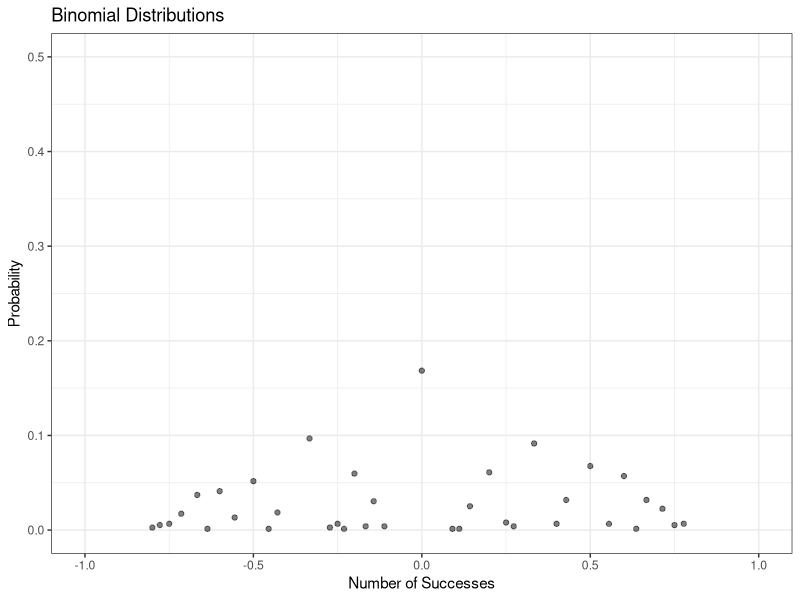
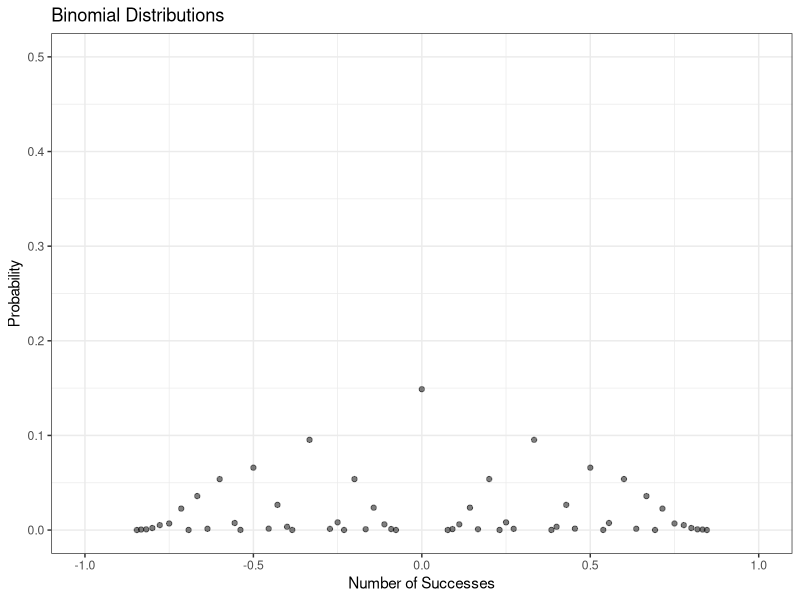
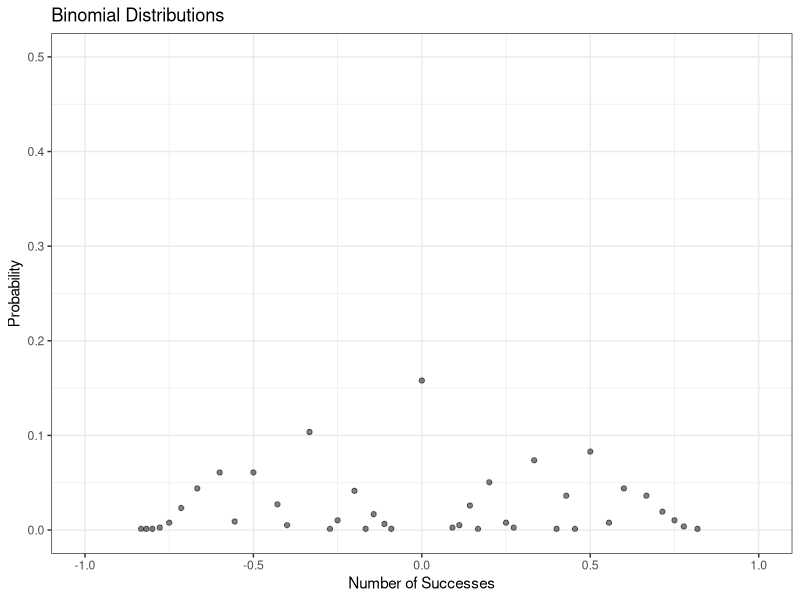
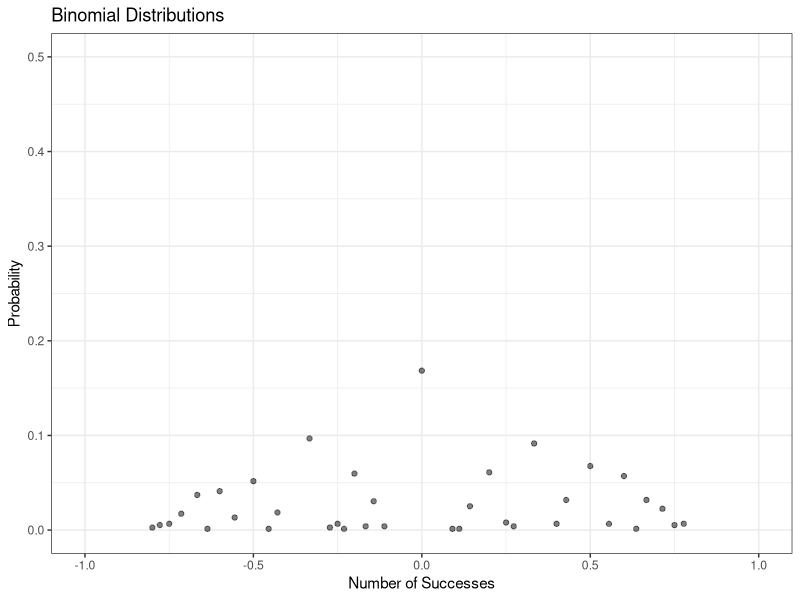
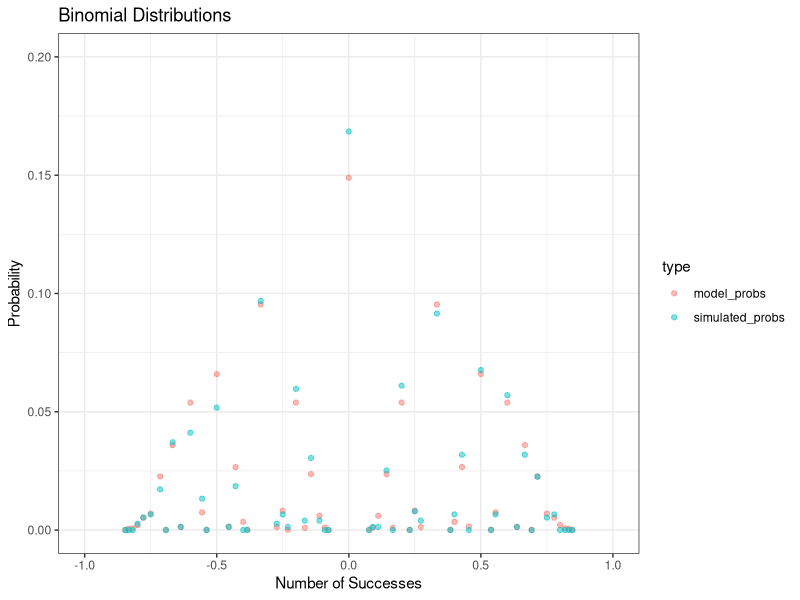

Here is the R script that generated these plots, in order: (Note: this script raises an error after producing the figures.)
## ---- chunk 1
max_depth <- 200
average_pois <- 5
number_of_sites <- 1000

read_depth_pos <- seq(2,max_depth)
pois_distr <- dpois(read_depth_pos,average_pois)

read_depth_disrt_pois <- sample(read_depth_pos,number_of_sites,replace = TRUE, prob = pois_distr)
as.data.frame(table(read_depth_disrt_pois))


## ---- chunk 2
max_depth <- 200
average_exp <- 4
number_of_sites <- 1000

read_depth_exp <- seq(2,max_depth)
exp_distr <- dexp(read_depth_exp,1/average_exp)


read_depth_distr_exp <- sample(read_depth_exp,number_of_sites,replace = TRUE, prob = exp_distr)
read_depth_distr_exp <- ceiling(rexp(number_of_sites,1/average_exp)) + 1

as.data.frame(table(read_depth_distr_exp))

## ---- chunk 3
snp_simulator_2n_4n <- function(current_ploidy, read_depth_table,central_prop) {
  
  
  # Define biallelic frequencies for different ploidies
  biallelic_freqs_diploid <- list(c(0.5, 0.5))
  biallelic_freqs_triploid <- list(c(0.33, 0.66))
  biallelic_freqs_tetraploid <- list(c(0.5,0.5),c(0.25, 0.75))
  

  # Get corresponding biallelic frequencies
  if (current_ploidy == 2) {
    biallelic_freqs <- biallelic_freqs_diploid
    all_props <- snp_gen_non_tetraploid(biallelic_freqs, read_depth_table)
  } else if (current_ploidy == 3) {
    biallelic_freqs <- biallelic_freqs_triploid
    all_props <- snp_gen_non_tetraploid(biallelic_freqs, read_depth_table)
  } else if (current_ploidy == 4){
    biallelic_freqs <- biallelic_freqs_tetraploid
    all_props <- snp_gen_tetraploid(biallelic_freqs, read_depth_table,central_prop)
  }
  colnames(all_props) <- c("read_depth","reads_a","reads_b","prop_a","prop_b")
  all_props$prop_diff <- all_props$prop_a - all_props$prop_b
  return(all_props)
}


snp_gen_non_tetraploid <- function(biallelic_freqs, read_depth_table) {
  # Initialize empty matrix to store allele proportions
  #all_props <- matrix(nrow = n_sites, ncol = 5)
  all_props <- data.frame()
  
  # Simulate for each SNP site
  for (i in 1:nrow(read_depth_table)) {
    read_depth <- read_depth_table[i,1]
    read_depth_freq <- read_depth_table[i,2]
    #print(biallelic_freqs[[1]])
    
    for (site in 1:read_depth_freq) {
      # Sample alleles based on frequencies
      alleles <- sample(c("A", "B"), size = read_depth, prob = biallelic_freqs[[1]], replace = TRUE)
      
      alleles_a <- sum(alleles == "A")
      alleles_b <- sum(alleles == "B")
      
      # Estimate allele proportions
      prop_a <- alleles_a / read_depth
      prop_b <- alleles_b / read_depth  
      
      all_props <- rbind(all_props,c(read_depth,alleles_a,alleles_b,prop_a, prop_b))
    }
  }
  # Return allele proportions
  return(all_props)
}


snp_gen_tetraploid <- function(biallelic_freqs, read_depth_table, central_prop) {
  # Initialize empty matrix to store allele proportions
  #all_props <- matrix(nrow = n_sites, ncol = 5)
  
  out_ward_prop <- (1-central_prop)
  all_props <- data.frame()
  
  # Simulate for each SNP site
  for (i in 1:nrow(read_depth_table)) {
    read_depth <- read_depth_table[i,1]
    read_depth_freq <- read_depth_table[i,2]
    
    biallelic_type_tbl <- table(sample(c("c", "o"), size = read_depth_freq, prob = c(central_prop,out_ward_prop), replace = TRUE))
    
    read_depth_c <- biallelic_type_tbl["c"]
    read_depth_o <- biallelic_type_tbl["o"]
    #print(biallelic_freqs[[1]])
    
    if (!is.na(read_depth_c)) {
      for (site in 1:read_depth_c) {
        # Sample alleles based on frequencies
        alleles <- sample(c("A", "B"), size = read_depth, prob = biallelic_freqs[[1]], replace = TRUE)
        
        alleles_a <- sum(alleles == "A")
        alleles_b <- sum(alleles == "B")
        
        # Estimate allele proportions
        prop_a <- alleles_a / read_depth
        prop_b <- alleles_b / read_depth  
        
        all_props <- rbind(all_props,c(read_depth,alleles_a,alleles_b,prop_a, prop_b))
      }
    }
    #print(!is.na(read_depth_o))
    if (!is.na(read_depth_o)) {
      for (site in 1:read_depth_o) {
        # Sample alleles based on frequencies
        alleles <- sample(c("A", "B"), size = read_depth, prob = biallelic_freqs[[2]], replace = TRUE)
        
        alleles_a <- sum(alleles == "A")
        alleles_b <- sum(alleles == "B")
        
        # Estimate allele proportions
        prop_a <- alleles_a / read_depth
        prop_b <- alleles_b / read_depth  
        
        all_props <- rbind(all_props,c(read_depth,alleles_a,alleles_b,prop_a, prop_b))
      }
    }
  }
  # Return allele proportions
  return(all_props)
}

## ---- chunk 4
max_depth <- 200
average_pois <- 5
number_of_sites <- 1000

read_depth_pos <- seq(2,max_depth)
pois_distr <- dpois(read_depth_pos,average_pois)

read_depth_disrt_pois <- sample(read_depth_pos,number_of_sites,replace = TRUE, prob = pois_distr)
#as.data.frame(table(read_depth_disrt_pois))

pois_depth_distr <- as.data.frame(table(read_depth_disrt_pois))
pois_depth_distr$read_depth_disrt_pois <- as.numeric(as.character(pois_depth_distr$read_depth_disrt_pois))
pois_depth_distr
## ---- chunk 5
current_ploidy <- 4
read_depth_table <- pois_depth_distr
central_prop <- 0.2

tetraplod_test <- snp_simulator_2n_4n(current_ploidy, read_depth_table,central_prop)

inversion_vector <- sample(c(-1,1), size = length(tetraplod_test$prop_diff),replace = TRUE)
tetraplod_test$prop_diff <- tetraplod_test$prop_diff * inversion_vector

tetraplod_test_table <- as.data.frame(table(tetraplod_test$prop_diff))
tetraplod_test_table$Var1 <- as.numeric(as.character(tetraplod_test_table$Var1))

tetraplod_test_table <- tetraplod_test_table[!(tetraplod_test_table$Var1 %in% c(-1,1)),]

tetraplod_test_table$probs <- tetraplod_test_table$Freq/sum(tetraplod_test_table$Freq)



## ---- chunk 6

library(ggplot2)


# Plot the distributions
ggplot(tetraplod_test_table, aes(x = Var1, y = probs)) +
  geom_point(alpha = 0.5) +  # Line for first distribution  
  labs(title = "Binomial Distributions", 
       x = "Number of Successes", 
       y = "Probability") +
  xlim(-1,1) + 
  ylim(0,0.5) +
  #scale_x_continuous(breaks = seq(0, max(c(n1, n2)), 5)) +  # Adjust x-axis breaks for clarity
  theme_bw()  # Use black and white theme

## ---- chunk 7
compute_base_probability_table <- function(max_read_depth,peak_probs_list){
  
  probability_table <- data.frame()
  
  for (read_depth in c(2:max_read_depth)){
    for (peak_prob_name in names(peak_probs_list)){
      data_r <-restricted_freq_distr_viable(read_depth, peak_probs_list[[peak_prob_name]])
      data_r$peak_type <- peak_prob_name
      #data_r$read_depth <- read_depth
      probability_table <- rbind(probability_table, data_r)
    }
  }
  return(probability_table)
}



restricted_freq_distr_viable <- function(read_depth, peak_probs){
  reads_a <- seq(1,read_depth-1,1)
  reads_b <- seq(read_depth-1,1,-1)
  
  # Strong future optimization of this double binom estimation 
  read_binom_probs_a <- dbinom(reads_a,size = read_depth, prob = peak_probs[1])
  read_binom_probs_b <- dbinom(reads_a,size = read_depth, prob = peak_probs[2])
  
  final_freqs <- (reads_a - reads_b) / read_depth
  
  final_freqs_probs <- (read_binom_probs_a + read_binom_probs_b ) / (sum(read_binom_probs_a,read_binom_probs_b))
  
  final_df <- data.frame(read_depth = read_depth, reads_a = reads_a , reads_b = reads_b,freqs = final_freqs, probs = final_freqs_probs)
  
  return(final_df)
  
}

compute_pmf_probs <- function(base_prob_table, read_depth_distr, central_prop){
  read_depth_table <- as.data.frame(table(read_depth_distr))
  read_depth_table$depth_prob <- read_depth_table$Freq / sum(read_depth_table$Freq) 
  
  out_ward_prop <- (1-central_prop)
  
  
  filtered_base_table <- base_prob_table[base_prob_table$read_depth %in% read_depth_table$read_depth_distr,]
  
  filtered_base_table[filtered_base_table$peak_type == "0.5_0.5",c("probs")] <- filtered_base_table[filtered_base_table$peak_type == "0.5_0.5",c("probs")] * central_prop

  filtered_base_table[filtered_base_table$peak_type == "0.25_0.75",c("probs")] <- filtered_base_table[filtered_base_table$peak_type == "0.25_0.75",c("probs")] * out_ward_prop
  
  
  filtered_base_table <- merge(filtered_base_table, read_depth_table, by.x = "read_depth", by.y = "read_depth_distr", all.x = TRUE)
  
  filtered_base_table$corrected_probs <- filtered_base_table$probs * filtered_base_table$depth_prob
  
  final_weights <- aggregate(corrected_probs ~ freqs, filtered_base_table, FUN = sum)
  
  # I rest 1 at the end because read depths of 1 get ignored.....
  #final_weights$probs <- final_weights$probs / (length(read_depth_table$read_depth_distr))
  
  return(final_weights)
}

simple_pmf_function <- function(x, final_pmf_weights){
  if (x %in% final_pmf_weights$freqs){
    return(final_pmf_weights[final_pmf_weights$freqs == x, c("probs")])
  }else{
    return(0)
  }
}

modified_pmf_function <- 

simple_cdf_func <- function(x,weights) {
  # Check if weights is a data frame with columns 'freqs' and 'probs'
  if (!all(c("freqs", "probs") %in% names(weights))) {
    stop("weights must be a data frame with columns 'freqs' and 'probs'")
  }
  
  # Sort weights by 'freqs' in ascending order
  weights <- weights[order(weights$freqs), ]

  
  cdf_probs <-c()
  
  for (val in x){
    #print(val)
    # Initialize cumulative probability
    cdf <- 0
    # Loop through weights and calculate cumulative sum
    for (i in 1:nrow(weights)) {
      if (weights$freqs[i] <= val) {
        cdf <- cdf + weights$probs[i]
      } else {
        cdf_probs <- c(cdf_probs,cdf)
        break  # Stop iterating when freqs exceed x
      }
    }
    #print("Precheck")
    #print(weights$freqs[-1])
    if (val >= tail(weights$freqs,n=1)){
      cdf_probs <- c(cdf_probs,1)       
    }
  }
  return(cdf_probs)
}
## ---- chunk 8
max_read_depth <- 500
peak_probs_list <- list("0.25_0.75"= c(0.25,0.75),"0.5_0.5" = c(0.5,0.5))

base_probability_test <- compute_base_probability_table(max_read_depth,peak_probs_list)
## ---- chunk 9
#read_depth_distr <- ceiling(rexp(1000,1/4)) + 1
#read_depth_distr <- read_depth_disrt_pois
read_depth_distr <- tetraplod_test[!(tetraplod_test$prop_diff %in% c(-1,1)),"read_depth"]

central_prop <- 0.2

final_pmf_weights_test <- compute_pmf_probs(base_probability_test, read_depth_distr, central_prop)
sum(final_pmf_weights_test$corrected_probs)
## ---- chunk 10
# Plot the distributions
ggplot(final_pmf_weights_test, aes(x = freqs, y = corrected_probs)) +
  geom_point(alpha = 0.5) +  # Line for first distribution  
  labs(title = "Binomial Distributions", 
       x = "Number of Successes", 
       y = "Probability") +
  xlim(-1,1) + 
  ylim(0,0.5) +
  #scale_x_continuous(breaks = seq(0, max(c(n1, n2)), 5)) +  # Adjust x-axis breaks for clarity
  theme_bw()  # U
## ---- chunk 11
size <- 772

#sampled_freqs <- c(final_pmf_weights_test$freqs,-1,1)
#sampled_probs <- c((final_pmf_weights_test$corrected_probs)*0.8,0.1,0.1)

sampled_freqs <- c(final_pmf_weights_test$freqs)
sampled_probs <- c((final_pmf_weights_test$corrected_probs))


sample_from_theo <- sample(sampled_freqs, size = size, replace = TRUE, prob = sampled_probs)

sample_from_theo_tbl <- as.data.frame(table(sample_from_theo))
sample_from_theo_tbl$probs <- sample_from_theo_tbl$Freq/sum(sample_from_theo_tbl$Freq)

sample_from_theo_tbl$freqs <- as.numeric(as.character(sample_from_theo_tbl$sample_from_theo))

## ---- chunk 12
# Plot the distributions
ggplot(sample_from_theo_tbl, aes(x = freqs, y = probs)) +
  geom_point(alpha = 0.5) +  # Line for first distribution  
  labs(title = "Binomial Distributions", 
       x = "Number of Successes", 
       y = "Probability") +
  xlim(-1,1) + 
  ylim(0,0.5) +
  #scale_x_continuous(breaks = seq(0, max(c(n1, n2)), 5)) +  # Adjust x-axis breaks for clarity
  theme_bw()  # U
## ---- chunk 13
# Plot the distributions
ggplot(tetraplod_test_table, aes(x = Var1, y = probs)) +
  geom_point(alpha = 0.5) +  # Line for first distribution  
  labs(title = "Binomial Distributions", 
       x = "Number of Successes", 
       y = "Probability") +
  xlim(-1,1) + 
  ylim(0,0.5) +
  #scale_x_continuous(breaks = seq(0, max(c(n1, n2)), 5)) +  # Adjust x-axis breaks for clarity
  theme_bw()  # Use black and white theme

## ---- chunk 14

model_simu_merge <- merge(final_pmf_weights_test, tetraplod_test_table, by.x = "freqs", by.y = "Var1", all.x = TRUE)
## ---- chunk 15

merge_with_tol <- function(model_pmf, simulation_pmf, tolerance) {
  
  myDists <- outer(model_pmf$freqs, simulation_pmf$sim_freqs, FUN=function(x, y) abs(x - y))
  matches <- which(myDists <= tolerance, arr.ind=TRUE)
  #print(matches)
  if (length(matches[,"col"]) < length(simulation_pmf$freqs)){
    print("missing fractions in sim_pmf")
  }
  
  model_pmf[,colnames(simulation_pmf)] <- NA
  model_pmf[,"probs"] <- 0
  
  model_pmf[matches[,"row"], colnames(simulation_pmf)] <- simulation_pmf[matches[,"col"],]
  
  return(model_pmf)
}

## ---- chunk 16
colnames(tetraplod_test_table) <- c("sim_freqs", "Freq", "probs")

model_simu_merge <- merge_with_tol(final_pmf_weights_test, tetraplod_test_table, tolerance = 1e-10)

plot_mod_simu_merge <- model_simu_merge[,c("freqs", "corrected_probs")]
colnames(plot_mod_simu_merge) <- c("freqs", "probs")
plot_mod_simu_merge$type <- "model_probs"

simu_pdf_corr <- model_simu_merge[,c("freqs", "probs")]
simu_pdf_corr$type <- "simulated_probs"

plot_mod_simu_merge <- rbind(plot_mod_simu_merge, simu_pdf_corr)


## ---- chunk 17
ggplot(plot_mod_simu_merge, aes(x = freqs, y = probs, color = type)) +
  geom_point(alpha = 0.5) +  # Line for first distribution  
  labs(title = "Binomial Distributions", 
       x = "Number of Successes", 
       y = "Probability") +
  xlim(-1,1) + 
  ylim(0,0.2) +
  #scale_x_continuous(breaks = seq(0, max(c(n1, n2)), 5)) +  # Adjust x-axis breaks for clarity
  theme_bw()  # Use black and white theme

## ---- chunk 18


optim_func_4n <- function(central_prop, base_probability_test = base_probability_test, read_depth_distr = read_depth_distr, tetraplod_test_table = tetraplod_test_table){
  print(1)
  final_pmf_weights_test <- compute_pmf_probs(base_probability_test, read_depth_distr, central_prop)
  
  print(2)
  colnames(tetraplod_test_table) <- c("sim_freqs", "Freq", "probs")
  model_simu_merge <- merge_with_tol(final_pmf_weights_test, tetraplod_test_table, tolerance = 1e-10)
  
  model_error <- sum(abs(model_simu_merge$corrected_probs-model_simu_merge$probs))
  return(model_error)
}


optim_func_4n(central_prop = 0.2)
